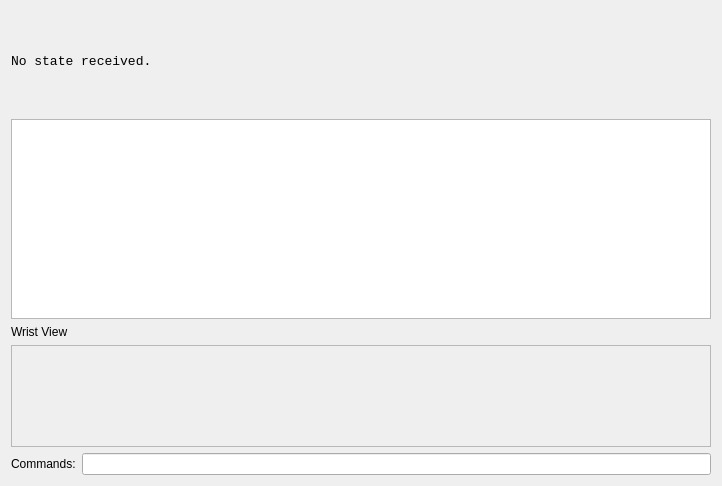
<?xml version="1.0" encoding="UTF-8"?>
<ui version="4.0">
 <class>ArmWidget</class>
 <widget class="QWidget" name="ArmWidget">
  <property name="geometry">
   <rect>
    <x>0</x>
    <y>0</y>
    <width>718</width>
    <height>486</height>
   </rect>
  </property>
  <property name="windowTitle">
   <string>Form</string>
  </property>
  <layout class="QGridLayout" name="gridLayout">
   <item row="4" column="1">
    <widget class="QLineEdit" name="commandEdit"/>
   </item>
   <item row="4" column="0">
    <widget class="QLabel" name="label_2">
     <property name="text">
      <string>Commands:</string>
     </property>
    </widget>
   </item>
   <item row="3" column="0" colspan="2">
    <widget class="QFrame" name="wristViewFrame">
     <property name="frameShape">
      <enum>QFrame::StyledPanel</enum>
     </property>
     <property name="frameShadow">
      <enum>QFrame::Raised</enum>
     </property>
     <layout class="QHBoxLayout" name="horizontalLayout">
      <property name="spacing">
       <number>0</number>
      </property>
      <property name="leftMargin">
       <number>0</number>
      </property>
      <property name="topMargin">
       <number>0</number>
      </property>
      <property name="rightMargin">
       <number>0</number>
      </property>
      <property name="bottomMargin">
       <number>0</number>
      </property>
     </layout>
    </widget>
   </item>
   <item row="2" column="0" colspan="2">
    <widget class="QLabel" name="label">
     <property name="sizePolicy">
      <sizepolicy hsizetype="Preferred" vsizetype="Fixed">
       <horstretch>0</horstretch>
       <verstretch>0</verstretch>
      </sizepolicy>
     </property>
     <property name="text">
      <string>Wrist View</string>
     </property>
    </widget>
   </item>
   <item row="1" column="0" colspan="2">
    <widget class="QTableView" name="stackTableView">
     <property name="maximumSize">
      <size>
       <width>16777215</width>
       <height>200</height>
      </size>
     </property>
     <property name="font">
      <font>
       <family>Liberation Mono</family>
      </font>
     </property>
     <property name="selectionMode">
      <enum>QAbstractItemView::NoSelection</enum>
     </property>
     <attribute name="horizontalHeaderStretchLastSection">
      <bool>true</bool>
     </attribute>
    </widget>
   </item>
   <item row="0" column="0" colspan="2">
    <widget class="QLabel" name="stateLabel">
     <property name="minimumSize">
      <size>
       <width>700</width>
       <height>0</height>
      </size>
     </property>
     <property name="font">
      <font>
       <family>Liberation Mono</family>
       <pointsize>10</pointsize>
      </font>
     </property>
     <property name="text">
      <string>No state received.</string>
     </property>
     <property name="textInteractionFlags">
      <set>Qt::LinksAccessibleByMouse|Qt::TextSelectableByKeyboard|Qt::TextSelectableByMouse</set>
     </property>
    </widget>
   </item>
  </layout>
 </widget>
 <resources/>
 <connections/>
</ui>
